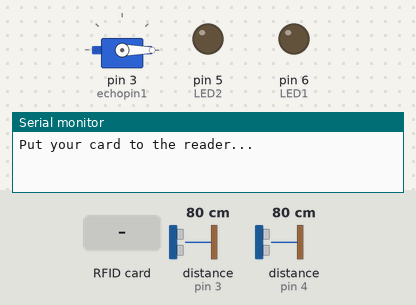
Bench run of a sketch on a simulated Arduino Uno, built with avr-gcc and run on an emulated ATmega328P. Shown: servo, output pins drawn as LEDs (lit = HIGH), the last lines printed to the serial monitor. Wiring (inferred from the names in the program): 2 × ultrasonic range finder: trigger pin 2, echo pin 4 / trigger pin 7, echo pin 3. Inputs (shaded band) come from the test bench; at power-on: distance to the obstacle (sensors on pin 3, pin 4) 80 cm. The echo pulse lasts 58.3 µs per cm; pins used as bus, display or sensor lines are not drawn.

Above: at 1.2 s.
1.3 s: RFID card 07 AC 37 21 held to the reader
At 2.1 s:
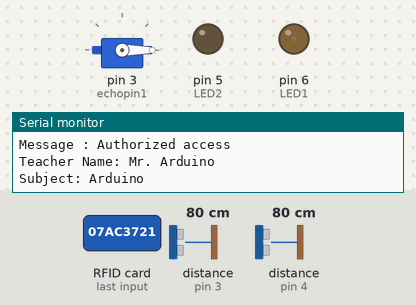
2.8 s: distance to the obstacle (sensor on pin 3) set to 70 cm
4.3 s: distance to the obstacle (sensor on pin 3) set to 63 cm
At 5.5 s:
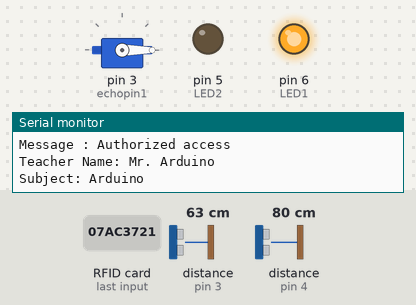
5.8 s: RFID card 57 13 8F C8 held to the reader
At 7.0 s:
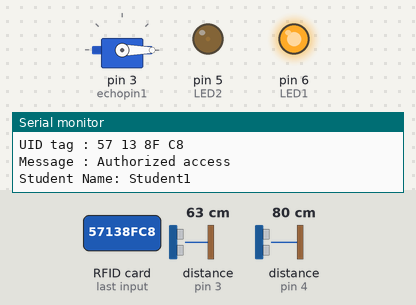
7.3 s: distance to the obstacle (sensor on pin 4) set to 69 cm
8.8 s: distance to the obstacle (sensor on pin 4) set to 60 cm
At 9.2 s:
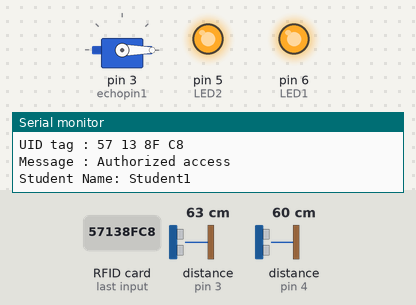
Timing chart, 0 to 11.3 s (numbered marks = the images above; inputs shaded):
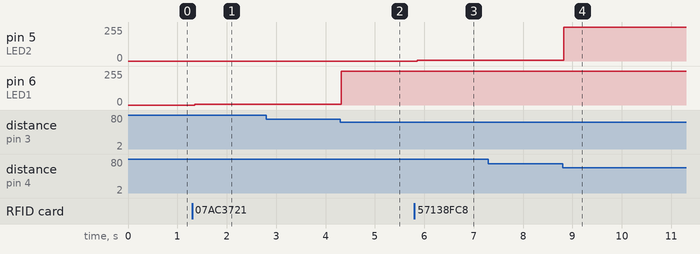

Measured:
- the behaviour switches between 66 and 65 cm on distance to the obstacle (sensor on pin 3) (found by bisection; images 1 and 2)
- the behaviour switches between 66 and 65 cm on distance to the obstacle (sensor on pin 4) (found by bisection; images 3 and 4)
- after the input at 1.3 s, pin 6 (LED1): 0/255 → 5/255 after 0.05 s
- after the input at 2.8 s, every drawn part: stays the same
- after the input at 4.3 s, pin 6 (LED1): 5/255 → 255/255 at once
- after the input at 5.8 s, pin 5 (LED2): 0/255 → 5/255 after 0.06 s
- after the input at 7.3 s, every drawn part: stays the same
- after the input at 8.8 s, pin 5 (LED2): 5/255 → 255/255 at once

The sketch:

IOT_Project.ino
```cpp
/* * Typical pin layout used:
   -----------------------------------------------------------------------------------------
               MFRC522      Arduino       Arduino   Arduino    Arduino          Arduino
               Reader/PCD   Uno/101       Mega      Nano v3    Leonardo/Micro   Pro Micro
   Signal      Pin          Pin           Pin       Pin        Pin              Pin
   -----------------------------------------------------------------------------------------
   RST/Reset   RST          9             5         D9         RESET/ICSP-5     RST
   SPI SS      SDA(SS)      10            53        D10        10               10
   SPI MOSI    MOSI         11 / ICSP-4   51        D11        ICSP-4           16
   SPI MISO    MISO         12 / ICSP-1   50        D12        ICSP-1           14
   SPI SCK     SCK          13 / ICSP-3   52        D13        ICSP-3           15
*/


#include <SPI.h>
#include <MFRC522.h>
#include <Servo.h>

#define SS_PIN 10
#define RST_PIN 9
#define LED1 6 //define green LED pin
#define LED2 5 //define red LED
#define trigpin1 7
#define trigpin2 2
#define echopin1 3
#define echopin2 4

int tvar = 1;
int s1var = 1;
char tuid[50] = "07 AC 37 21";
char tname[50] = "Mr. Arduino";
char tsub[50] = "Arduino";
char s1uid[50] = "57 13 8F C8";
char s1name[50] = "Student1";
void getid();
long time1, time2, dist1, dist2;

MFRC522 mfrc522(SS_PIN, RST_PIN);   // Create MFRC522 instance.
Servo myServo; //define servo name

void setup()
{
  Serial.begin(9600);   // Initiate a serial communication
  SPI.begin();      // Initiate  SPI bus
  mfrc522.PCD_Init();   // Initiate MFRC522
  myServo.attach(3); //servo pin
  myServo.write(0); //servo start position
  pinMode(LED1, OUTPUT);
  pinMode(LED2, OUTPUT);
  Serial.println("Put your card to the reader...");
  Serial.println();

}
void loop()
{
  pinMode(trigpin1, OUTPUT);
  digitalWrite(trigpin1, LOW);
  delayMicroseconds(5);

  digitalWrite(trigpin1, HIGH);
  delayMicroseconds(10);

  digitalWrite(trigpin1, LOW);

  pinMode(echopin1, INPUT);
  time1 = pulseIn(echopin1, HIGH);

  dist1 = (time1 / 2) * 0.0343;
  /*
  Serial.print("Distance 1: ");
  Serial.println(dist1);
  */
  pinMode(trigpin2, OUTPUT);
  digitalWrite(trigpin2, LOW);
  delayMicroseconds(5);

  digitalWrite(trigpin2, HIGH);
  delayMicroseconds(10);

  digitalWrite(trigpin2, LOW);

  pinMode(echopin2, INPUT);
  time2 = pulseIn(echopin2, HIGH);

  dist2 = (time2 / 2) * 0.0343;
  /*
  Serial.print("Distance 2: ");
  Serial.println(dist2);
  */
  if (tvar % 2 == 0)
  {
    if (dist1 < 65 && dist1 > 0)
    {
      analogWrite(LED1, 255);
    }
    else
    {
      analogWrite(LED1, 5);
    }
  }
  if (s1var % 2 == 0)
  {
    if (dist2 < 65 && dist2 > 0)
    {
      analogWrite(LED2, 255);
    }
    else
    {
      analogWrite(LED2, 5);
    }
  }
  // Look for new cards
    if ( mfrc522.PICC_IsNewCardPresent())
    {
      Serial.println("Detected");
      getid();
    }
}
void getid()
{
  while (1)
  {

    // Select one of the cards
    if ( ! mfrc522.PICC_ReadCardSerial())
    {
      return;
    }
    //Show UID on serial monitor
    Serial.print("UID tag :");
    String content = "";
    byte letter;
    for (byte i = 0; i < mfrc522.uid.size; i++)
    {
      Serial.print(mfrc522.uid.uidByte[i] < 0x10 ? " 0" : " ");
      Serial.print(mfrc522.uid.uidByte[i], HEX);
      content.concat(String(mfrc522.uid.uidByte[i] < 0x10 ? " 0" : " "));
      content.concat(String(mfrc522.uid.uidByte[i], HEX));
    }
    Serial.println();
    Serial.print("Message : ");
    content.toUpperCase();
    if (content.substring(1) == tuid && tvar % 2 != 0) //change here the UID of the card/cards that you want to give access
    {
      tvar += 1;
      Serial.println("Authorized access");
      Serial.print("Teacher Name: ");
      Serial.println(tname);
      Serial.print("Subject: ");
      Serial.println(tsub);
      Serial.println();
      analogWrite(LED1, 5);
      delay(500);
      break;
    }

    else if (content.substring(1) == s1uid && s1var % 2 != 0)
    {
      s1var += 1;
      Serial.println("Authorized access");
      Serial.print("Student Name: ");
      Serial.println(s1name);
      Serial.println();
      analogWrite(LED2, 5);
      delay(500);
      break;
    }
    else if (content.substring(1) == tuid  && tvar % 2 == 0)
    {
      tvar -= 1;
      Serial.println(" Exit code: Teacher");
      Serial.println();
      digitalWrite(LED1, LOW);
      delay(500);
      break;
    }

    else if (content.substring(1) == s1uid && s1var % 2 == 0)
    {
      s1var -= 1;
      Serial.println(" Exit Code: Student");
      Serial.println();
      digitalWrite(LED2, LOW);
      delay(500);
      break;
    }
  }
}
```
